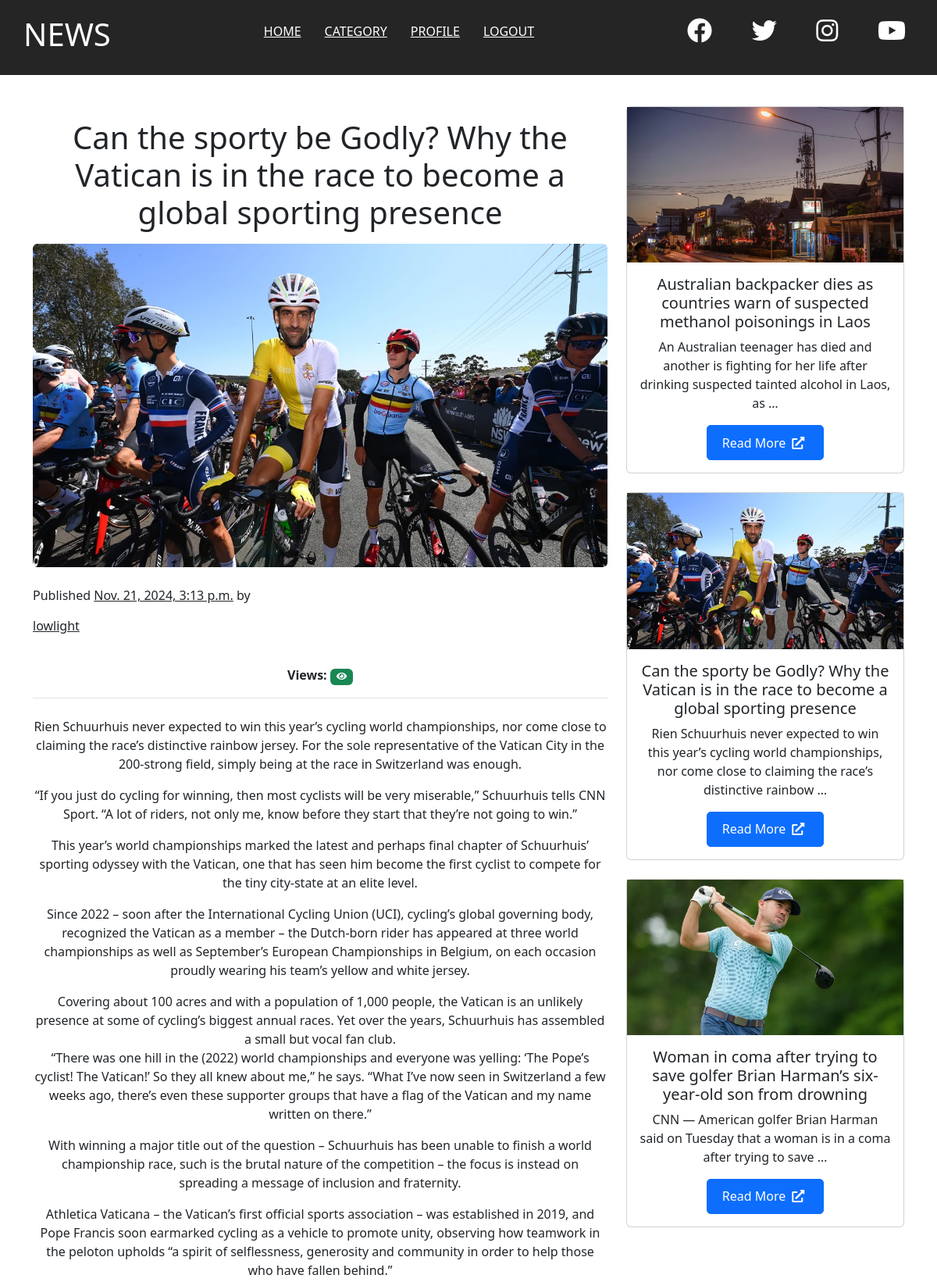
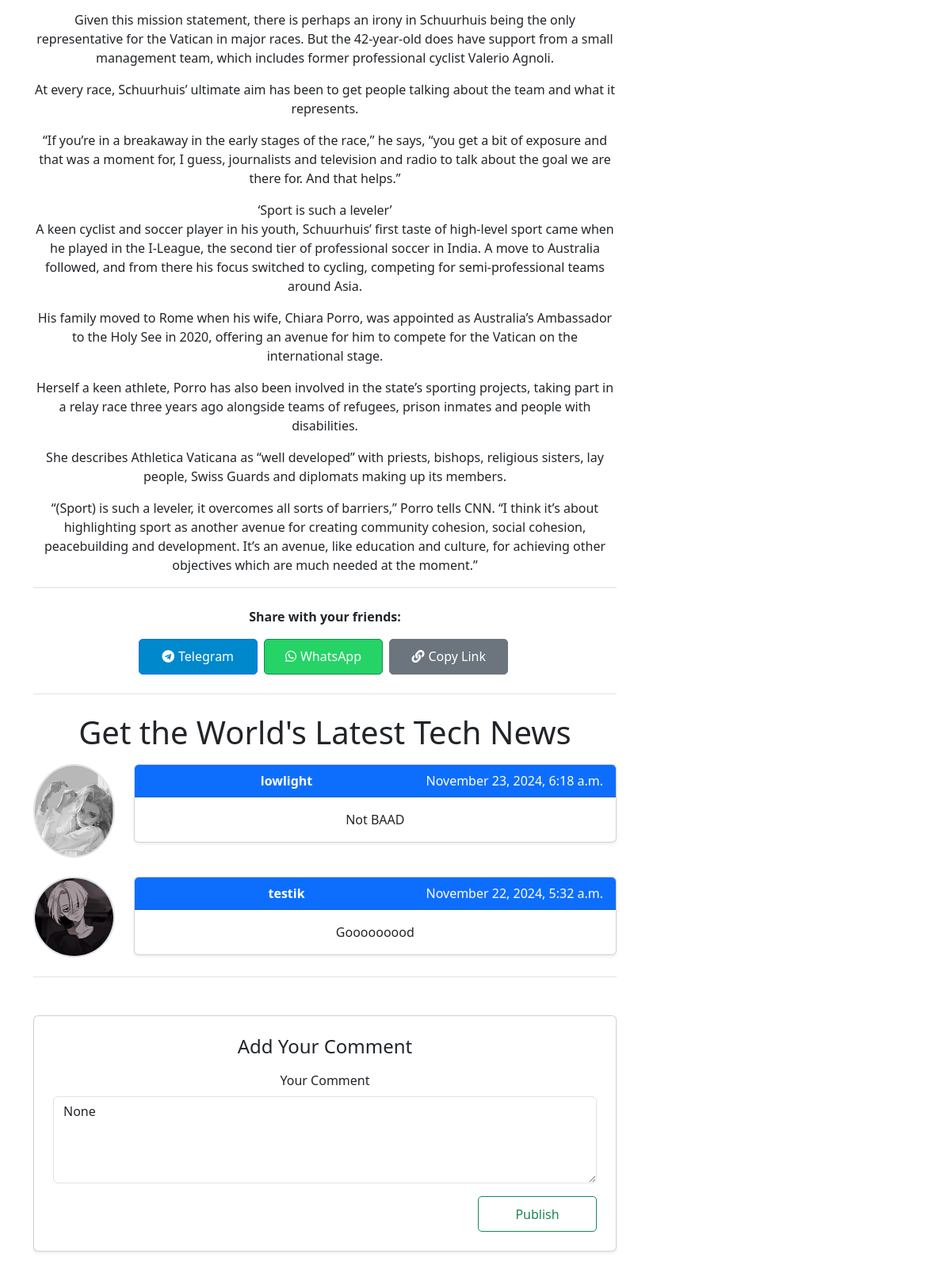
/news/6/ (signed in, upper part), run on the app's committed database (2 pictures, top to bottom).
### news/models.py (models this page shows, shortened)
class News(models.Model):
    class Status(models.TextChoices):
        DRAFT = 'DF','Draft'
        PUBLISHED = 'PB','Published'
    author = models.ForeignKey(settings.AUTH_USER_MODEL,on_delete=models.CASCADE,related_name='news_post')
    category = models.ForeignKey(Category,related_name='news',on_delete=models.CASCADE)
    title = models.CharField(max_length=255)
    slug = models.SlugField(max_length=255)
    text = models.TextField()
    publish = models.DateTimeField(default=timezone.now)
    created = models.DateTimeField(auto_now_add=True)
    updated = models.DateTimeField(auto_now=True)
    status = models.CharField(max_length=2,choices=Status.choices,default=Status.DRAFT)
    objects = models.Manager()
    published = PublishedManager()
    class Meta:
        ordering = ['-publish']
        indexes = [
            models.Index(fields=['id','slug']),
            models.Index(fields=['title']),
            models.Index(fields=['-publish']),
        ]

class NewsAttachment(models.Model):
    news = models.ForeignKey(News, related_name='attachments', on_delete=models.CASCADE)
    photo = models.ImageField(upload_to="user/%Y/%m/%d/",blank=True)
    caption = models.CharField(max_length=255, blank=True, null=True)

class Comment(models.Model):
    news = models.ForeignKey(News,on_delete=models.CASCADE,related_name='comments')
    author = models.ForeignKey(settings.AUTH_USER_MODEL,on_delete=models.CASCADE,related_name='author_comments')
    body = models.TextField()
    created = models.DateTimeField(auto_now_add=True)
    updated = models.DateTimeField(auto_now=True)
    active = models.BooleanField(default=True)
    class Meta:
        ordering = ['-created']
        indexes = [
            models.Index(fields=['created']),
            models.Index(fields=['active']),
        ]

### account/models.py (models this page shows, shortened)
class Profile(models.Model):
    user = models.OneToOneField(settings.AUTH_USER_MODEL,on_delete=models.CASCADE)
    date_of_birth = models.DateField(blank=True,null=True)
    created = models.DateTimeField(auto_now_add=True)
    updated = models.DateTimeField(auto_now=True)
    photo = models.ImageField(upload_to="user/%Y/%m/%d/",blank=True)

### news/views.py (the view)
# urls.py: path('<int:id>/', views.news_detail, name='news_detail'),
@login_required
def news_detail(request, id):
    latest_news = News.published.prefetch_related('attachments').all()[:3]
    news = get_object_or_404(News, id=id, status=News.Status.PUBLISHED)
    comments = news.comments.filter(active=True)
    form = CommentForm()
    user_key = f"user:{request.user.id}" if request.user.is_authenticated else f"anon:{request.session.session_key}"
    news_views_key = f"news:{id}:views"
    r.sadd(news_views_key, user_key)
    views = r.scard(news_views_key)
    return render(request, 'news/detail.html', {'news': news, 'comments': comments, 'form': form,'latest_news':latest_news,'views':views})

### news/forms.py
class CommentForm(forms.ModelForm):
    class Meta:
        model = Comment
        fields = ['body']

### news/models.py (called while the page is built)
    def get_queryset(self) -> models.QuerySet:
        return super().get_queryset().filter(status=News.Status.PUBLISHED)

### news/templates/news/detail.html (shortened to what this page needs)
{% extends "news/base.html" %}
{% block content %}
{% load bootstrap5 %}
{% bootstrap_css %}
<link rel="stylesheet" href="https://cdnjs.cloudflare.com/ajax/libs/font-awesome/5.15.4/css/all.min.css">
<p style="color:white">
</p>
<main class="center">
    <div class="container">
      <div class="row">
        <div class="col-md-8 mb-4">
          <section class="border-bottom mb-4">
            <p>
                <h1>{{ news.title }}</h1>
            </p>
            {% with news.attachments.first as attachment %}
            {% if attachment and attachment.photo %}
            <img src="{{ attachment.photo.url }}" class="img-fluid shadow-1-strong rounded mb-4"
            alt="{{ attachment.caption }}" />
            {%endif%}
            {%endwith%}
            <div class="row align-items-center mb-4">
              <div class="col-lg-6 text-center text-lg-start mb-3 m-lg-0">
                <span> Published <u>{{news.publish}}</u> by</span>
                <a href="" class="text-dark">{{news.author}}</a>
              </div>
            </div>
            <p><strong>Views:</strong>
              <span class="badge bg-success">
                  <i class="fas fa-eye"></i> {{ views }}
              </span>
           </p>
          </section>
          <section>
            <p>
                {{ news.text|linebreaks }}
            </p>
          </section>
          <section class="text-center border-top border-bottom py-4 mb-4">
            <p><strong>Share with your friends:</strong></p>
            <a
              href="https://t.me/share/url?url={{ request.build_absolute_uri|urlencode }}"
              class="btn btn-primary me-1"
              target="_blank"
              style="background-color: #0088cc;">
              <i class="fab fa-telegram"></i> Telegram
            </a>
            <a
              href="https://api.whatsapp.com/send?text={{ news.title|urlencode }}%20{{ request.build_absolute_uri|urlencode }}"
              class="btn btn-success me-1"
              target="_blank"
              style="background-color: #25d366;">
              <i class="fab fa-whatsapp"></i> WhatsApp
            </a>
            <button
              class="btn btn-secondary me-1"
              id="copyLinkButton"
              data-url="{{ request.build_absolute_uri }}"
              style="background-color: #6c757d;">
              <i class="fas fa-link"></i> Copy Link
            </button>
        </section>
          <section class="border-bottom mb-3">
            <p class="text-center display-6"><strong>Get the World's Latest Tech News</strong></p>
            {% if comments %}
                {% for comment in comments %}
                <div class="row mb-4">
                    <div class="col-2">
                        <img src="{{ comment.author.profile.photo.url }}"
                             class="img-fluid shadow-1-strong rounded-circle border border-2"
                             alt="Avatar" />
                    </div>
                    <div class="col-10">
                        <div class="card shadow-sm">
                            <div class="card-header bg-primary text-white">
                                <strong>{{ comment.author }}</strong>
                                <span class="float-end">{{ comment.created|date:"F j, Y, g:i a" }}</span>
                            </div>
                            <div class="card-body">
                                <p class="card-text">{{ comment.body }}</p>
                            </div>
                        </div>
                    </div>
                </div>
                {% endfor %}
            {% else %}
                <p class="text-center text-muted">No comments yet. Be the first to leave a reply!</p>
            {% endif %}
        </section>
        <section class="mt-5">
          <form action="{% url 'news:news_comment' news.id %}" method="post" class="card shadow-sm p-4">
              <h4 class="text-center mb-3">Add Your Comment</h4>
              <div class="mb-3">
                  <label for="{{ form.body.id_for_label }}" class="form-label">Your Comment</label>
                  <textarea id="{{ form.body.id_for_label }}" name="{{ form.body.name }}" class="form-control" placeholder="Write your comment here..." rows="4">{{ form.body.value }}</textarea>
              </div>
              <div class="d-flex justify-content-end">
                  <button type="submit" class="btn btn-outline-success btn-sm px-4">Publish</button>
              </div>
          </form>
      </section>
      </div>
        <div class="col-md-4 mb-4">
          <section class="text-center" style="top: 80px;">
            {% for news in latest_news %}
              <div class="card mb-4">
                {% with news.attachments.first as attachment %}
                {% if attachment and attachment.photo %}
                  <div class="bg-image hover-overlay" data-mdb-ripple-init>
                    <img
                      src="{{ attachment.photo.url }}"
                      class="img-fluid" alt="Tengrinews Image"
                      style="max-height: 200px; object-fit: cover; width: 100%;" />
                  </div>
                {% endif %}
                {% endwith %}
                <div class="card-body">
                  <h5 class="card-title">{{ news.title }}</h5>
                  <p class="card-text">{{ news.text|truncatewords:20 }}</p>
                  <a href="{% url 'news:news_detail' news.id %}" target="_blank"
                     class="btn btn-primary">
                    Read More<i class="fas fa-external-link-alt ms-2"></i>
                  </a>
                </div>
              </div>
            {% endfor %}
          </section>
        </div>
      </div>
    </div>
  </main>
{% endblock %}

### news/static/css/basic.css (style rules this page uses)
* { box-sizing: border-box; padding: 0; margin: 0; }
:root { --heading: 'Montserrat', sans-serif; }
body { font-family: 'Raleway', sans-serif; background: #fff; }
img { width: 100%; }
a { text-decoration: none; color: #000; }
main a { padding: 15px 0; display: block; transition: all 0.5s; }
main span { transition: padding-left 0.5s; }
@media (min-width: 992px) { main { display: grid; grid-template-columns: repeat(2, 1fr); } }

### news/templates/news/detail.html (style rules this page uses)
.center { display: flex; justify-content: center; align-items: center; min-height: 100vh; text-align: center; flex-direction: column; }
.btn { display: inline-flex; align-items: center; justify-content: center; width: 150px; height: 45px; font-size: 16px; padding: 5px 10px; border-radius: 5px; }
.btn i { margin-right: 5px; }

### data on the page
News: title "Can the sporty be Godly? Why the Vatican is in the race to become a global sporting presence", publish "Nov. 21, 2024, 3:13 p.m.", author "lowlight", text "Rien Schuurhuis never expected to win this year’s cycling world championships, nor come close to claiming the race’s distinctive rainbow jersey. For the sole representative of the Vatican City in the 200-strong field, simply being at the race in Switzerland was enough. “If you just do cycling for winning, then most cyclists will be very miserable,” Schuurhuis tells CNN Sport. “A lot of riders, not only me, know before they start that they’re not going to win.” This year’s world championships marked the latest and perhaps final chapter of Schuurhuis’ sporting odyssey with the Vatican, one that has seen him become the first cyclist to compete for the tiny city-state at an elite level. Since…", attachments.first.photo (picture), text "Rien Schuurhuis never expected to win this year’s cycling world championships, nor come close to claiming the race’s distinctive rainbow …"
NewsAttachment: photo (picture)
Comment: author.profile.photo (picture), author "lowlight", created "November 23, 2024, 6:18 a.m.", body "Not BAAD"
Comment: author.profile.photo (picture), author "testik", created "November 22, 2024, 5:32 a.m.", body "Gooooooood"
News: attachments.first.photo (picture), title "Australian backpacker dies as countries warn of suspected methanol poisonings in Laos", text "An Australian teenager has died and another is fighting for her life after drinking suspected tainted alcohol in Laos, as …"
News: attachments.first.photo (picture), title "Woman in coma after trying to save golfer Brian Harman’s six-year-old son from drowning", text "CNN — American golfer Brian Harman said on Tuesday that a woman is in a coma after trying to save …"
